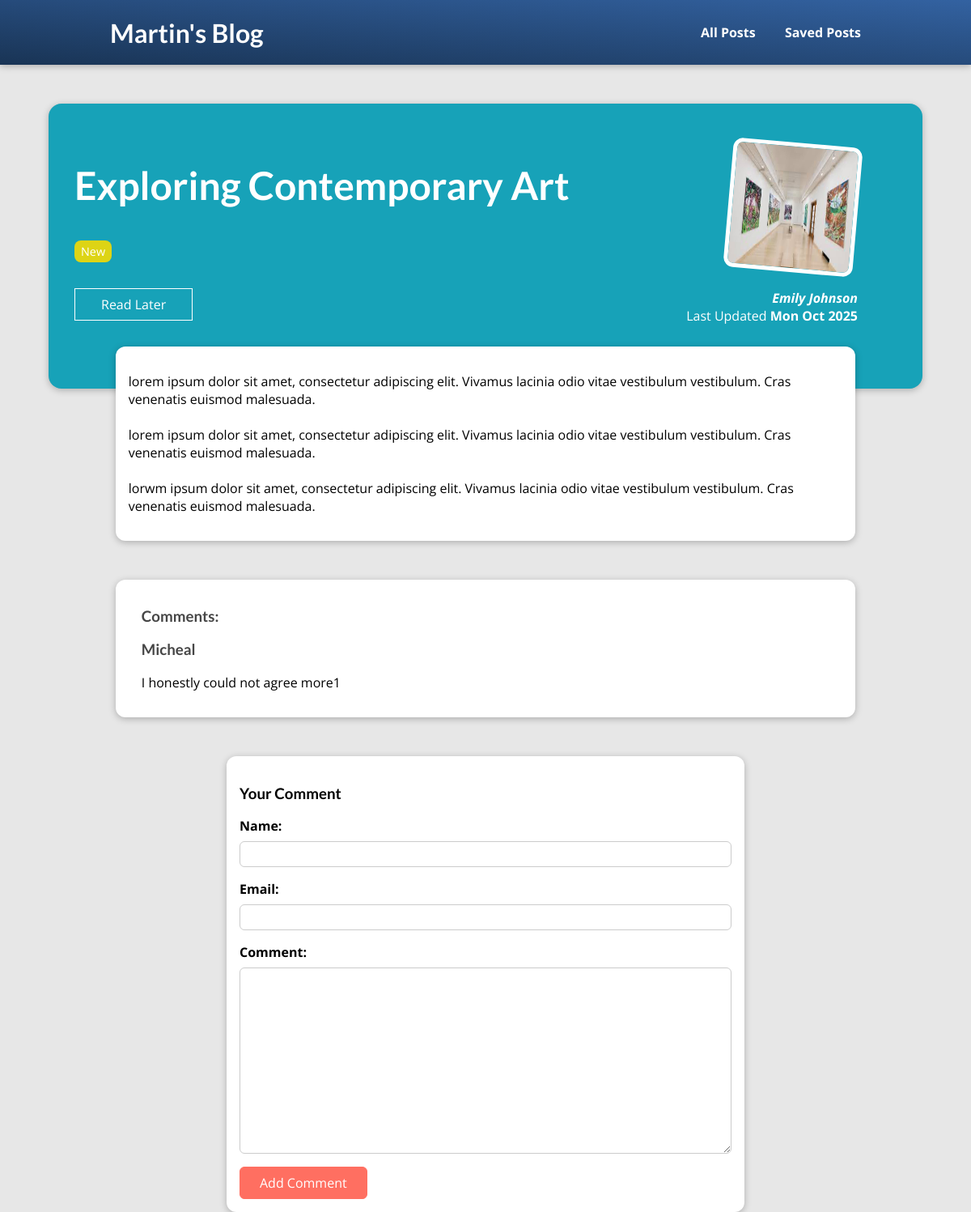
/posts/exploring-contemporary-art, run on the app's committed database.
### blog/models.py (models this page shows, shortened)
class Post(models.Model):
    title = models.CharField(max_length=100)
    excerpt = models.CharField(max_length=200)
    image = models.ImageField(upload_to="posts", null=True) # ImageField to handle image uploads. Nullable due to existing data
    date = models.DateField(auto_now=True)
    slug = models.SlugField(unique=True, db_index=True) # Unique slug for URL references title
    content = models.TextField()
    author = models.ForeignKey(Author, on_delete=models.SET_NULL, null=True, related_name="posts") # Foreign key relationship with Author
    tags = models.ManyToManyField(Tag) # Many-to-many relationship with Tag
    class Meta:
        verbose_name_plural = "Posts"

class Tag(models.Model):
    caption = models.CharField(max_length=20)
    class Meta:
        verbose_name_plural = "Tags"

class Author(models.Model):
    first_name = models.CharField(max_length=100)
    last_name = models.CharField(max_length=100)
    email_address = models.EmailField() # EmailField validates email format
    def __str__(self):
        return f"{self.first_name} {self.last_name}"
    class Meta:
        verbose_name_plural = "Authors"

class Comment(models.Model):
    user_name = models.CharField(max_length=120)
    user_email = models.EmailField()
    text = models.TextField()
    post = models.ForeignKey(Post, on_delete=models.CASCADE, related_name="comments") # Foreign key relationship with Post

### blog/views.py (the view)
# urls.py: path("posts/<slug:slug>", views.SinglePostView.as_view(), name="post-detail"), # Individual post detail
class SinglePostView(View): #replaces post_detail function-based view
    template_name = "blog/post-detail.html"
    model = Post
    def is_stored_post(self, request, post_id):
        stored_posts = request.session.get("stored_posts")
        if stored_posts is not None:
            is_saved_for_later = post_id in stored_posts
        else:
            is_saved_for_later = False
        return is_saved_for_later
    def get (self, request, slug):
        identified_post = get_object_or_404(Post, slug=slug)
        context = {
            "post": identified_post,
            "tags": identified_post.tags.all(),
            "comment_form": CommentForm, #add an empty comment form to the context
            "comments": identified_post.comments.all().order_by("-id"), #fetch all comments related to the post
            "is_saved_for_later": self.is_stored_post(request, identified_post.id)
        }
        return render(request, self.template_name, context)
    def post(self, request, slug): #Handles form submission for comments
        comment_form = CommentForm(request.POST)
        post = Post.objects.get(slug=slug)
        if comment_form.is_valid():
            comment = comment_form.save(commit=False)
            comment.post = post  # Associate the comment with the current post
            comment.save()
            return HttpResponseRedirect(reverse("post-detail", args=[slug]))  # Redirect to the same page after processing the form
        else:
            identified_post = get_object_or_404(Post, slug=slug)
            context = {
                "post": identified_post,
                "tags": identified_post.tags.all(),
                "comment_form": comment_form, # Return the form with errors
                "comments": identified_post.comments.all().order_by("-id"), #fetch all comments related to the post
                "is_saved_for_later": self.is_stored_post(request, identified_post.id)
            }
            return render(request, self.template_name, context)

### blog/templates/blog/post-detail.html (shortened to what this page needs)
{% extends "base.html" %}
{% load static %}
{% block css_files %}
    <link rel="stylesheet" href="{% static 'blog/post-detail.css' %}">
{% endblock %}
{% block content %}
    <section id="summary">
        <h2>{{ post.title }}</h2>
        <div>
            {% for tag in tags %}
                <span class="tag">{{ tag.caption }}</span>
            {% endfor %}
        </div>
        <div id="read-later">
            <form action="{% url "read-later" %}" method="POST">
                <button>
                    {% if is_saved_for_later %}
                        Remove from saved posts
                    {% else %}
                        Read Later
                    {% endif %}
                </button>
            </form>
        </div>
        <article>
            <img src="{{ post.image.url }}" alt="{{ post.title }}">
            <address> <a href="mailto: {{ post.author.email_address }}">{{ post.author|title }}</a></address>
            <div>
                Last Updated <time>{{ post.date|date:"D M Y" }}</time>
            </div>
        </article>
    <main>
        {{ post.content|linebreaks }}
    </main>
    <section id="comments">
        <h3>Comments:</h3>
        <ul>
            {% for comment in comments %}
                <li>
                    <h3>{{ comment.user_name }}</h3>
                    <p>{{ comment.text | linebreaks }}</p>
                </li>
            {% endfor %}
        </ul>
    </section>
    <section id="comment-form">
        <h3>Your Comment</h3>
        <form action="{% url "post-detail" post.slug %}" method="post">
            {% for form_field in comment_form %}
                <div class="form-control">
                    {{ form_field.label_tag }}
                    {{ form_field }}
                </div>
            {% endfor %}
            <button type="submit">Add Comment</button>
        </form>
    </section>
    </section>
{% endblock %}

### static/app.css (style rules this page uses)
* { box-sizing: border-box; }
html { font-family: 'Open Sans', 'Lato', sans-serif; }
body { margin: 0; }
h1, h2, h3 { font-family: 'Lato', sans-serif; font-weight: bold; }

### blog/static/blog/post-detail.css (style rules this page uses)
body { background-color: #e7e7e7; }
#summary { margin: 8rem auto 3rem auto; padding: 2rem; width: 90%; max-width: 90rem; border-radius: 16px; background-color: #17a2b8; position: relative; box-shadow: 0 2px 8px rgba(0, 0, 0, 0.25); height: 22rem; }
#summary h2 { color: white; font-size: 3rem; }
#summary article { position: absolute; top: 2rem; right: 3rem; padding: 1rem 2rem; border-radius: 12px; text-align: right; color: white; }
#summary article img { width: 10rem; height: 10rem; border-radius: 12px; transform: rotateZ(5deg); border: 5px solid white; margin-bottom: 1rem; }
#summary address { font-weight: bold; }
#summary a { color: white; text-decoration: none; }
#summary time { font-weight: bold; }
#read-later { margin: 2rem 0; }
#read-later button { background-color: transparent; border: 1px solid white; padding: 0.5rem 2rem; font: inherit; color: white; cursor: pointer; }
main { width: 90%; max-width: 90rem; margin: 2rem auto; background-color: white; padding: 1rem; border-radius: 12px; box-shadow: 0 2px 8px rgba(0, 0, 0, 0.25); }
.tag { display: inline-block; background-color: #ddd415; color: white; padding: 0.25rem 0.5rem; border-radius: 8px; margin-right: 0.5rem; font-size: 0.9rem; }
#comment-form { margin: 3rem auto; width: 90%; max-width: 40rem; border-radius: 12px; background-color: white; box-shadow: 0 2px 8px rgba(0, 0, 0, 0.25); padding: 1rem; }
#comment-form button { font: inherit; background-color: #ff6f61; color: white; border: 1px solid #ff6f61; padding: 0.5rem 1.5rem; border-radius: 6px; cursor: pointer; }
.form-control { margin-bottom: 1rem; }
.form-control label { font-weight: bold; margin-bottom: 0.5rem; display: block; }
.form-control input, .form-control textarea { display: block; width: 100%; font: inherit; padding: 0.25rem; border-radius: 6px; border: 1px solid #ccc; }
#comments { margin: 3rem auto; width: 90%; max-width: 60rem; border-radius: 12px; background-color: white; box-shadow: 0 2px 8px rgba(0, 0, 0, 0.25); padding: 1rem 2rem; }
#comments ul { list-style: none; margin: 0; padding: 0; }
#comments li { margin-bottom: 1rem; border-bottom: 2px solid #ccc; }
#comments li:last-of-type { border-bottom: none; }
#comments h3 { color: #464646; }

### data on the page
Post: title "Exploring Contemporary Art", image (picture), author "Emily Johnson", date "Mon Oct 2025", content "lorem ipsum dolor sit amet, consectetur adipiscing elit. Vivamus lacinia odio vitae vestibulum vestibulum. Cras venenatis euismod malesuada. lorem ipsum dolor sit amet, consectetur adipiscing elit. Vivamus lacinia odio vitae vestibulum vestibulum. Cras venenatis euismod malesuada. lorwm ipsum dolor sit amet, consectetur adipiscing elit. Vivamus lacinia odio vitae vestibulum vestibulum. Cras venenatis euismod malesuada."
Tag: caption "New"
Comment: user_name "Micheal", text "I honestly could not agree more1"
